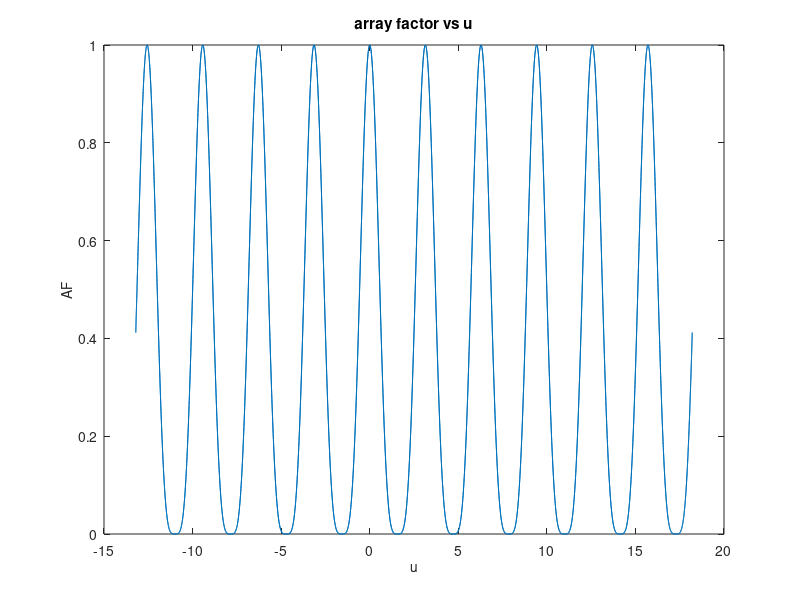
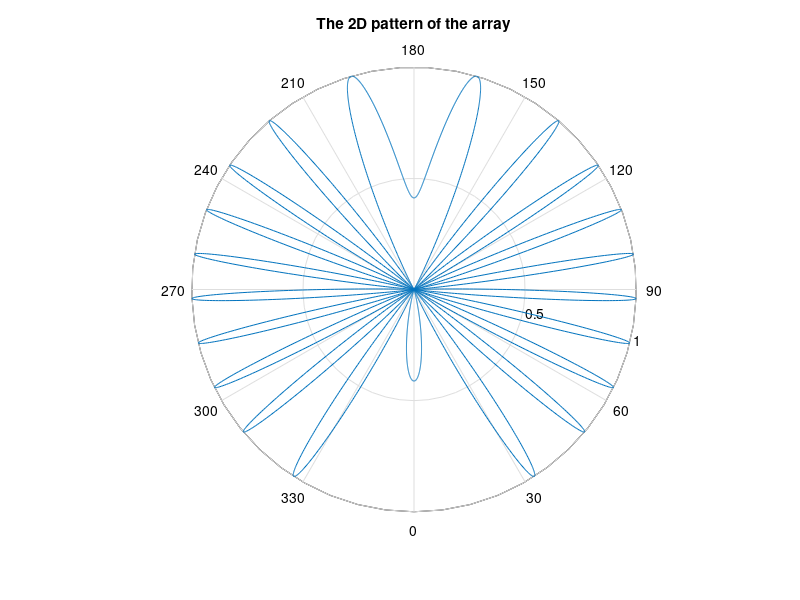

MATLAB code to generate these figures, in order: (Note: this script raises an error after producing the figures.)
%%
% Alexandria University - Faculty of Engineering
% Electrical and Electronic Engineering Department - Fourth Year - Communications & Electronics
%
% Course: Antenna Lab
% Antenna Lab Assignment-2
%
% Name    : Mahmoud Mohamed Kamal Ismail - Mahmoud AbdElHady Mahmoud - Ahmed Mohamed Abdelakher
% Section : 7                            - 7                         - 1
% Seat No.: 250                          - 248                       - 37

%%
clear; 
close all; 
clc;

%% Part (1): linear antenna (dipole of general length)
fprintf('linear antenna (dipole of general length)\n');
Lambda = 1;
B      = (2*pi)/Lambda;
Theta  = linspace(-pi,pi,350);
Phi    = linspace(-2*pi,2*pi,350);
L      = input('enter the length of dipole relative to lambda l = ');
while L < 0
    fprintf('ERROR :: "l < 0"\n');
    L  = input('enter the length of dipole relative to lambda (l>=0) l = ');
end
L      = L * Lambda;
En     = abs((cos(((B*L)/2).*cos(Theta)) - cos((B*L)/2)) ./ sin(Theta));

figure(1); 
polar(Theta,En);
view([90 90]);
title('The 2D pattern of the dipole');

Phi_3D   = meshgrid(Phi);
Theta_3D = meshgrid(Theta);
En_3D    = meshgrid(En);
X        = En_3D.*sin(Theta_3D).*cos(Phi_3D'); 
Y        = En_3D.*sin(Theta_3D).*sin(Phi_3D'); 
Z        = En_3D.*cos(Theta_3D);

figure(2); 
surf(X,Y,Z);
shading interp;
axis vis3d;
axis equal;
lighting gouraud;
title('The 3D pattern of the dipole');

fprintf('-------------------------------------------------------------\n');

%% Part (2): Uniform linear antenna array(ULA)
fprintf('Uniform linear antenna array(ULA)\n');
Lambda    = 1;
B         = (2*pi)/Lambda;
d         = input('enter the spacing w.r.t lambda d = ');
while d < 0
    fprintf('ERROR :: "d < 0"\n');
    d     = input('enter the spacing w.r.t lambda (d>=0) d = ');
end
d         = d * Lambda;
N         = input('enter number of elemente N = ');
while N < 0
    fprintf('ERROR :: "N < 0"\n');
    N     = input('enter number of elemente (N>=0) N = '); % If N = 0 there's no array
end
alpha     = input('the progressive phase shift alpha = ');
max_angle = acos(-alpha/(B*d));
Gamma     = linspace(-pi,pi,6000);
Phi       = linspace(-2*pi,2*pi,6000);
ebsi      = B*d*cos(Gamma) + alpha;
AF        = abs(sin((N*ebsi)/2) ./ (N * sin(ebsi/2)));

figure(1); 
plot(ebsi,AF);
title('array factor vs ebsi');
xlabel('ebsi','fontsize',10);
ylabel('AF','fontsize',10);

figure(2); 
polar(Gamma,AF);
view([90 90]);
title('The 2D pattern of the array');

Phi_3D   = meshgrid(Phi);
Gamma_3D = meshgrid(Gamma);
AF_3D    = meshgrid(AF);
X        = AF_3D.*sin(Gamma_3D).*cos(Phi_3D'); 
Y        = AF_3D.*sin(Gamma_3D).*sin(Phi_3D'); 
Z        = AF_3D.*cos(Gamma_3D);

figure(3); 
surf(X,Y,Z);
shading interp;
lighting gouraud;
title('The 3D pattern of the array');

fprintf('-------------------------------------------------------------\n');

%% Part (3): Nonuniformly-Fed linear antenna array 
%  A. Binomial Arrays
Lambda = 1;
B      = (2*pi)/Lambda;
d      = input('enter the spacing w.r.t lambda d = ');
while d < 0
    fprintf('ERROR :: "d < 0"\n');
    d     = input('enter the spacing w.r.t lambda (d>=0) d = ');
end
d         = d * Lambda;
N         = input('enter number of elemente N = ');
while N < 0
    fprintf('ERROR :: "N < 0"\n');
    N     = input('enter number of elemente (N>=0) N = '); % If N = 0 there's no array
end
alpha  = input('the progressive phase shift alpha = ');
Theta  = linspace(-pi,pi,6000);
Phi    = linspace(-2*pi,2*pi,6000);
u      = (B*d*cos(Theta) + alpha)/2;
AF     = abs(cos(u).^(N-1));

figure(1); 
plot(u,AF);
title('array factor vs u');
xlabel('u','fontsize',10);
ylabel('AF','fontsize',10);

figure(2); 
polar(Theta,AF);
view([90 90]);
title('The 2D pattern of the array');

Phi_3D   = meshgrid(Phi);
Theta_3D = meshgrid(Theta);
AF_3D    = meshgrid(AF);
X        = AF_3D.*sin(Theta_3D).*cos(Phi_3D'); 
Y        = AF_3D.*sin(Theta_3D).*sin(Phi_3D'); 
Z        = AF_3D.*cos(Theta_3D);

figure(3); 
surf(X,Y,Z);
shading interp;
axis vis3d;
axis equal;
lighting gouraud;
title('The 3D pattern of the array');

fprintf('-------------------------------------------------------------\n');

%% Part (3): Nonuniformly-Fed linear antenna array 
%  B. Dolph-Tschebysceff Arrays
Lambda = 1;
B      = (2*pi)/Lambda;
d      = input('enter the spacing w.r.t lambda d = ');
while d < 0
    fprintf('ERROR :: "d < 0"\n');
    d  = input('enter the spacing w.r.t lambda (d>=0) d = ');
end
d      = d * Lambda;
N      = input('enter number of elemente N = ');
while N < 0
    fprintf('ERROR :: "N < 0"\n');
    N  = input('enter number of elemente (N>=0) N = '); % If N = 0 there's no array
end
M      = N - 1;
alpha  = input('the progressive phase shift alpha = ');
Ro     = input('Mainlobe to sidelobe level Ro = ');
while Ro <= 1
    fprintf('ERROR :: "Ro < 1"\n');
    Ro = input('Mainlobe to sidelobe level (Ro>1) Ro = '); 
end
Zo     = cosh((1/M)*acosh(Ro));
Z      = linspace(-Zo,Zo,6000);
u_up   = acos(Z./Zo);
u_down = -u_up;
u      = [u_down ; u_up];
Theta1 = acos(((2.*u_down)-alpha)/(B*d));
Theta2 = -Theta1;
Phi    = linspace(-2*pi,2*pi,6000);
AF     = abs(cosh(M.*acosh(Z)));

figure(1); 
plot(Z,AF);
title('array factor vs Z');
xlabel('Z','fontsize',10);
ylabel('AF','fontsize',10);

figure(2); 
polar(Theta1,AF,'-b');
hold on;
polar(Theta2,AF,'-b');
view([90 90]);
title('The 2D pattern of the array');

Phi_3D   = meshgrid(Phi);
Theta_3D = meshgrid(Theta1);
AF_3D    = meshgrid(AF);
X        = AF_3D.*sin(Theta_3D).*cos(Phi_3D'); 
Y        = AF_3D.*sin(Theta_3D).*sin(Phi_3D'); 
Z_       = AF_3D.*cos(Theta_3D);

figure(3); 
surf(X,Y,Z_);
shading interp;
axis vis3d;
axis equal;
lighting gouraud;
title('The 3D pattern of the array');

fprintf('-------------------------------------------------------------\n');